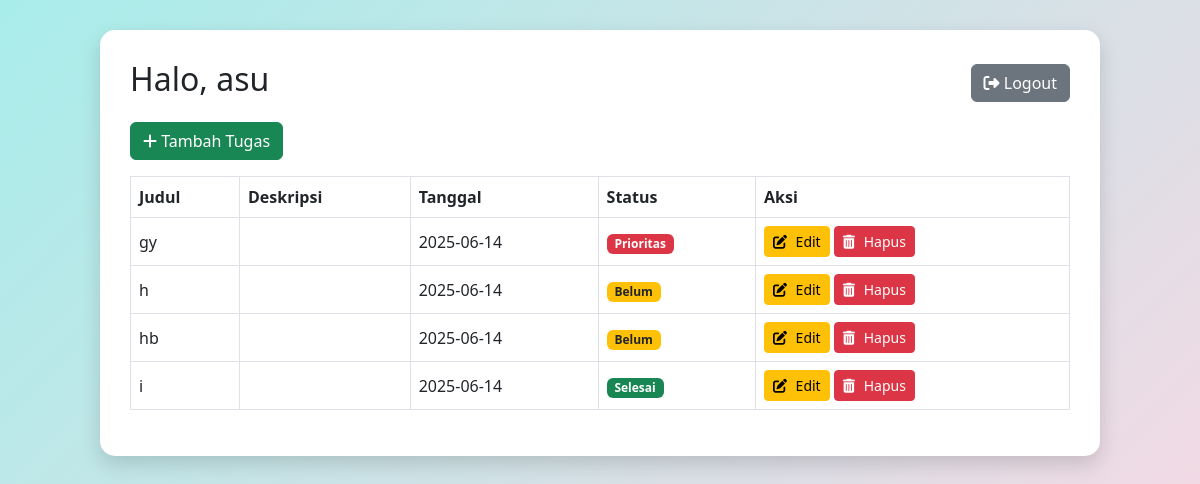
The app's page /views/dashboard.php (signed in) with its own data.
### tables this page shows
CREATE TABLE `tasks` (
  `id` int(11) NOT NULL,
  `user_id` int(11) NOT NULL,
  `title` varchar(255) NOT NULL,
  `description` text DEFAULT NULL,
  `due_date` date DEFAULT NULL,
  `status` enum('pending','completed','priority') DEFAULT 'pending'
);

### views/dashboard.php (the view, shortened to what this page needs)
<?php
require_once '../db.php';
$stmt = $pdo->prepare("
    SELECT * FROM tasks
    WHERE user_id = ?
    ORDER BY
        FIELD(status, 'priority', 'pending', 'completed'),
        due_date ASC
");
$stmt->execute([$_SESSION['user_id']]);
$tasks = $stmt->fetchAll(PDO::FETCH_ASSOC);
function statusBadge($status)
{
    switch ($status) {
        case 'completed':
            return '<span class="badge bg-success">Selesai</span>';
        case 'priority':
            return '<span class="badge bg-danger">Prioritas</span>';
        default:
            return '<span class="badge bg-warning text-dark">Belum</span>';
    }
}
?>
<!DOCTYPE html>
<html lang="id">
<head>
    <link href="https://cdn.jsdelivr.net/npm/bootstrap@5.3.0/dist/css/bootstrap.min.css" rel="stylesheet">
    <link href="https://cdnjs.cloudflare.com/ajax/libs/font-awesome/6.5.0/css/all.min.css" rel="stylesheet">
</head>
<body>
    <div class="dashboard-container" id="dashboardBox">
        <div class="d-flex justify-content-between align-items-center mb-3">
            <h2>Halo, <?= htmlspecialchars($_SESSION['username']) ?></h2>
            <a href="../logout.php" class="btn btn-secondary btn-logout">
                <i class="fas fa-sign-out-alt"></i> Logout
            </a>
        </div>
        <a href="create.php" class="btn btn-success mb-3">
            <i class="fas fa-plus"></i> Tambah Tugas
        </a>
        <div class="table-responsive">
            <table class="table table-bordered table-hover align-middle">
                <thead>
                    <tr>
                        <th>Judul</th>
                        <th>Deskripsi</th>
                        <th>Tanggal</th>
                        <th>Status</th>
                        <th>Aksi</th>
                    </tr>
                </thead>
                <tbody>
                    <?php foreach ($tasks as $task): ?>
                        <tr>
                            <td><?= htmlspecialchars($task['title']) ?></td>
                            <td><?= htmlspecialchars($task['description']) ?></td>
                            <td><?= $task['due_date'] ?></td>
                            <td><?= statusBadge($task['status']) ?></td>
                            <td>
                                <a href="edit.php?id=<?= $task['id'] ?>" class="btn btn-warning btn-sm">
                                    <i class="fas fa-edit"></i> Edit
                                </a>
                                <a href="delete.php?id=<?= $task['id'] ?>" class="btn btn-danger btn-sm" onclick="return confirm('Yakin ingin hapus?')">
                                    <i class="fas fa-trash-alt"></i> Hapus
                                </a>
                            </td>
                        </tr>
                    <?php endforeach; ?>
                </tbody>
            </table>
        </div>
    </div>
</body>
</html>

### views/dashboard.php (style rules this page uses)
body { background: linear-gradient(135deg, #a8edea, #fed6e3); min-height: 100vh; padding: 30px; font-family: 'Segoe UI', sans-serif; transition: background 0.4s, color 0.4s; }
.dashboard-container { background-color: #ffffff; border-radius: 15px; box-shadow: 0 8px 20px rgba(0, 0, 0, 0.15); padding: 30px; max-width: 1000px; margin: auto; opacity: 0; transform: translateY(20px); transition: all 0.5s ease; }
.dashboard-container.show { opacity: 1; transform: translateY(0); }
.table th, .table td { vertical-align: middle; }
.btn-sm i { margin-right: 5px; }
.btn-logout { float: right; }

### records on screen
tasks: title "gy", due_date "2025-06-14", status "Prioritas"
tasks: title "h", due_date "2025-06-14", status "Belum"
tasks: title "hb", due_date "2025-06-14", status "Belum"
tasks: title "i", due_date "2025-06-14", status "Selesai"

### other values on screen
$_SESSION['username'] "asu"
